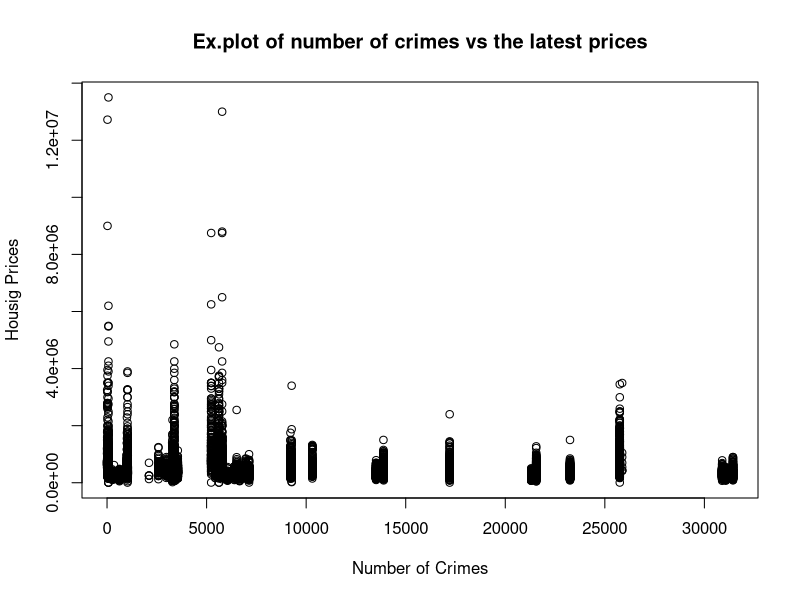
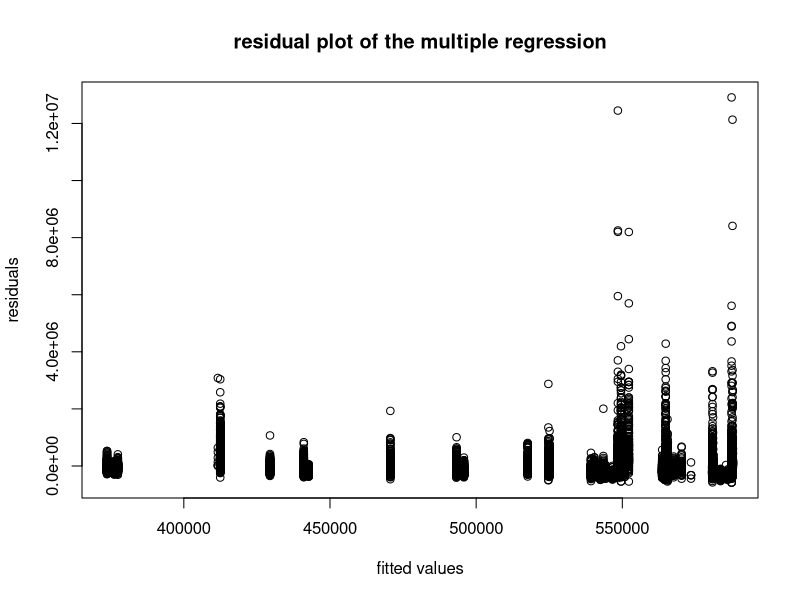
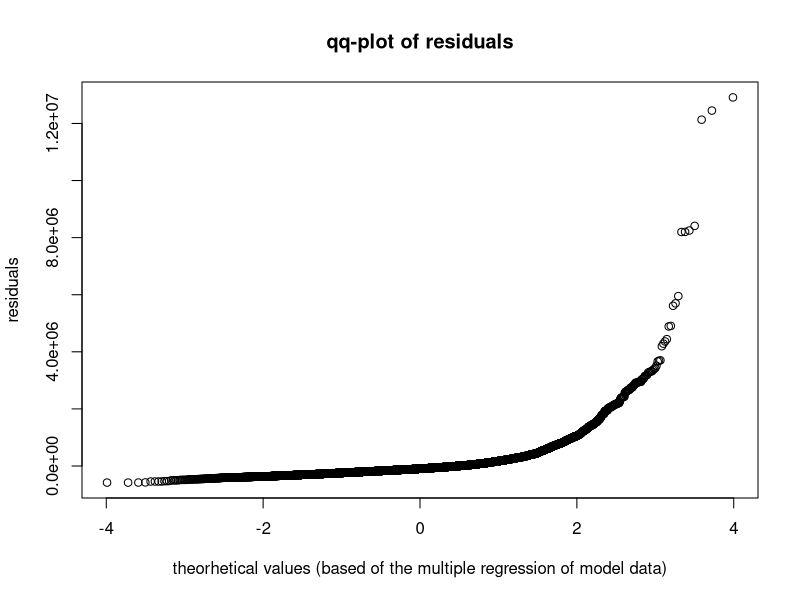

Write R code to recreate these figures, in order.
## ---- chunk 1
knitr::opts_chunk$set(echo = TRUE)
## ---- chunk 2

md <- read.csv("2018To2021Merged_data.csv") #md is the varibale assigned for the merged data sheet 
## ---- chunk 3
 plot(md$Count_Crimes, md$latestPrice, xlab = "Number of Crimes", ylab = "Housig Prices",  main = "Ex.plot of number of crimes vs the latest prices")
## ---- chunk 4
model = lm(md$latestPrice ~ md$Count_Crimes)
summary(model)
## ---- chunk 5
plot(model$fitted.values, model$residuals, main = "residual plot of the multiple regression", xlab = "fitted values", ylab ="residuals")
## ---- chunk 6
qqnorm(model$residuals, main = "qq-plot of residuals", ylab = "residuals", xlab = "theorhetical values (based of the multiple regression of model data)")
